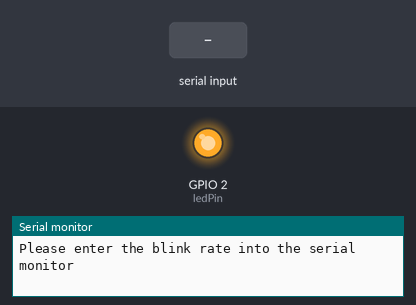
Simulated run of this sketch. Board: ESP32. On the bench: output pins drawn as LEDs (lit = HIGH), the last lines printed to the serial monitor. Dashed ring = blinking. The test bench sets the inputs (shaded band).

Above: at 1.2 s.
1.3 s: "5\n" received over Serial
At 2.7 s:
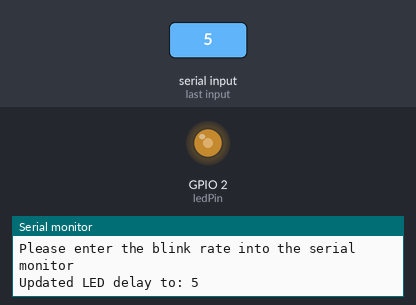
3.0 s: "90,45\n" received over Serial
At 3.31 s:
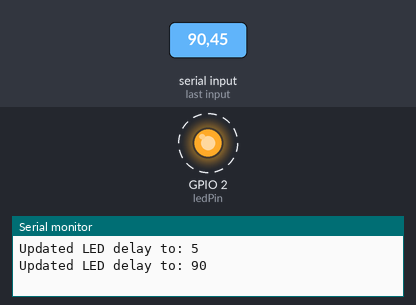
Timing chart, 0 to 12.0 s (numbered marks = the images above; inputs shaded):
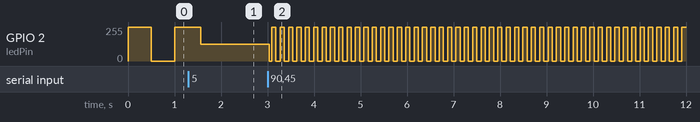

The sketch:

freeRTOS_blink_interface.ino
```cpp
//Restrict to 1 core
#if CONFIG_FREERTOS_UNICORE
static const BaseType_t app_cpu = 0;
#else
static const BaseType_t app_cpu = 1;
#endif

#include <stdlib.h>

static const uint8_t buf_len = 20;
static const int ledPin = LED_BUILTIN;
static int blinkRate = 500; //in ms

void blink_LED(void *parameter){
  while(1){
    digitalWrite(ledPin,HIGH);
    vTaskDelay(blinkRate / portTICK_PERIOD_MS);
    digitalWrite(ledPin,LOW);
    vTaskDelay(blinkRate / portTICK_PERIOD_MS);
  }
}

void readSerial(void *parameter){
  char c;
  char buf[buf_len];
  uint8_t idx = 0;

  memset(buf,0,buf_len);
  while(1){
    if(Serial.available()>0){
      c = Serial.read();

      if(c == '\n'){
        blinkRate = atoi(buf);
        Serial.print("Updated LED delay to: ");
        Serial.println(blinkRate);
        memset(buf,0,buf_len);
        idx = 0;
      }else{
        if(idx < buf_len - 1){
          buf[idx] = c;
          idx++;
        }else{
          Serial.println("Buffer Overflow!");
        }
      }
    }
  }
}

void setup() {
  // put your setup code here, to run once:
  pinMode(ledPin,OUTPUT);
  Serial.begin(300);
  Serial.println("Please enter the blink rate into the serial monitor");

  xTaskCreatePinnedToCore(blink_LED,"Blink LED",1024,NULL,2,NULL,app_cpu);
  xTaskCreatePinnedToCore(readSerial,"Set Rate",1024,NULL,1,NULL,app_cpu);

}

void loop() {
  // put your main code here, to run repeatedly:

}
```

Measured:
- after the input at 3.0 s, GPIO 2 (ledPin): alternates 255/255 for 0.09 s and 0/255 for 0.09 s, starting at once
